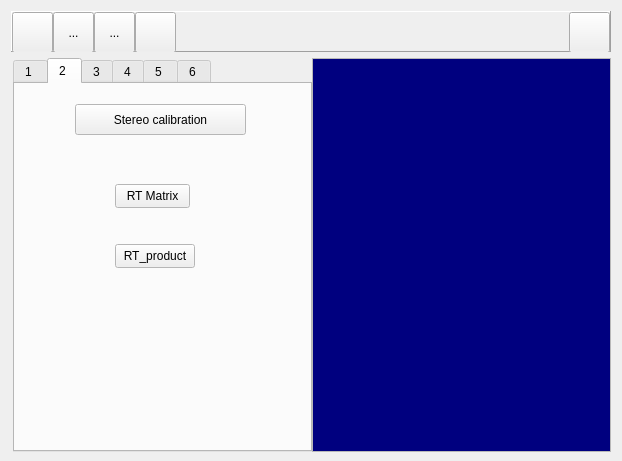
<?xml version="1.0" encoding="UTF-8"?>
<ui version="4.0">
 <class>MainFrame</class>
 <widget class="QDialog" name="MainFrame">
  <property name="geometry">
   <rect>
    <x>0</x>
    <y>0</y>
    <width>622</width>
    <height>461</height>
   </rect>
  </property>
  <property name="sizePolicy">
   <sizepolicy hsizetype="Preferred" vsizetype="Minimum">
    <horstretch>0</horstretch>
    <verstretch>0</verstretch>
   </sizepolicy>
  </property>
  <property name="minimumSize">
   <size>
    <width>0</width>
    <height>461</height>
   </size>
  </property>
  <property name="windowTitle">
   <string>Homeworks</string>
  </property>
  <property name="modal">
   <bool>false</bool>
  </property>
  <layout class="QVBoxLayout" name="verticalLayout">
   <item>
    <widget class="QFrame" name="frame">
     <property name="sizePolicy">
      <sizepolicy hsizetype="Preferred" vsizetype="Fixed">
       <horstretch>0</horstretch>
       <verstretch>0</verstretch>
      </sizepolicy>
     </property>
     <property name="minimumSize">
      <size>
       <width>0</width>
       <height>41</height>
      </size>
     </property>
     <property name="maximumSize">
      <size>
       <width>16777215</width>
       <height>41</height>
      </size>
     </property>
     <property name="frameShape">
      <enum>QFrame::Panel</enum>
     </property>
     <property name="frameShadow">
      <enum>QFrame::Raised</enum>
     </property>
     <layout class="QHBoxLayout" name="horizontalLayout_3">
      <property name="spacing">
       <number>0</number>
      </property>
      <property name="leftMargin">
       <number>0</number>
      </property>
      <property name="topMargin">
       <number>0</number>
      </property>
      <property name="rightMargin">
       <number>0</number>
      </property>
      <property name="bottomMargin">
       <number>0</number>
      </property>
      <item>
       <widget class="QToolButton" name="buttonOpen">
        <property name="enabled">
         <bool>true</bool>
        </property>
        <property name="sizePolicy">
         <sizepolicy hsizetype="Minimum" vsizetype="Minimum">
          <horstretch>0</horstretch>
          <verstretch>0</verstretch>
         </sizepolicy>
        </property>
        <property name="minimumSize">
         <size>
          <width>41</width>
          <height>41</height>
         </size>
        </property>
        <property name="maximumSize">
         <size>
          <width>41</width>
          <height>41</height>
         </size>
        </property>
        <property name="toolTip">
         <string>open an image file</string>
        </property>
        <property name="layoutDirection">
         <enum>Qt::LeftToRight</enum>
        </property>
        <property name="autoFillBackground">
         <bool>false</bool>
        </property>
        <property name="text">
         <string/>
        </property>
        <property name="icon">
         <iconset resource="images/mainframe.qrc">
          <normaloff>:/open.png</normaloff>:/open.png</iconset>
        </property>
        <property name="iconSize">
         <size>
          <width>41</width>
          <height>41</height>
         </size>
        </property>
        <property name="checkable">
         <bool>false</bool>
        </property>
        <property name="autoRepeat">
         <bool>false</bool>
        </property>
        <property name="autoExclusive">
         <bool>false</bool>
        </property>
        <property name="popupMode">
         <enum>QToolButton::DelayedPopup</enum>
        </property>
        <property name="toolButtonStyle">
         <enum>Qt::ToolButtonIconOnly</enum>
        </property>
        <property name="autoRaise">
         <bool>false</bool>
        </property>
       </widget>
      </item>
      <item>
       <widget class="QToolButton" name="toolButton_2">
        <property name="sizePolicy">
         <sizepolicy hsizetype="Minimum" vsizetype="Minimum">
          <horstretch>0</horstretch>
          <verstretch>0</verstretch>
         </sizepolicy>
        </property>
        <property name="minimumSize">
         <size>
          <width>41</width>
          <height>41</height>
         </size>
        </property>
        <property name="maximumSize">
         <size>
          <width>41</width>
          <height>41</height>
         </size>
        </property>
        <property name="text">
         <string>...</string>
        </property>
       </widget>
      </item>
      <item>
       <widget class="QToolButton" name="toolButton_3">
        <property name="sizePolicy">
         <sizepolicy hsizetype="Minimum" vsizetype="Minimum">
          <horstretch>0</horstretch>
          <verstretch>0</verstretch>
         </sizepolicy>
        </property>
        <property name="minimumSize">
         <size>
          <width>41</width>
          <height>41</height>
         </size>
        </property>
        <property name="maximumSize">
         <size>
          <width>41</width>
          <height>41</height>
         </size>
        </property>
        <property name="text">
         <string>...</string>
        </property>
       </widget>
      </item>
      <item>
       <widget class="QToolButton" name="buttonDeleteContents">
        <property name="sizePolicy">
         <sizepolicy hsizetype="Minimum" vsizetype="Minimum">
          <horstretch>0</horstretch>
          <verstretch>0</verstretch>
         </sizepolicy>
        </property>
        <property name="minimumSize">
         <size>
          <width>41</width>
          <height>41</height>
         </size>
        </property>
        <property name="maximumSize">
         <size>
          <width>41</width>
          <height>41</height>
         </size>
        </property>
        <property name="toolTip">
         <string>close all forms</string>
        </property>
        <property name="autoFillBackground">
         <bool>false</bool>
        </property>
        <property name="text">
         <string/>
        </property>
        <property name="icon">
         <iconset resource="images/mainframe.qrc">
          <normaloff>:/1-21.png</normaloff>:/1-21.png</iconset>
        </property>
        <property name="iconSize">
         <size>
          <width>41</width>
          <height>41</height>
         </size>
        </property>
       </widget>
      </item>
      <item>
       <spacer name="horizontalSpacer">
        <property name="orientation">
         <enum>Qt::Horizontal</enum>
        </property>
        <property name="sizeHint" stdset="0">
         <size>
          <width>40</width>
          <height>20</height>
         </size>
        </property>
       </spacer>
      </item>
      <item>
       <widget class="QToolButton" name="buttonShowList">
        <property name="sizePolicy">
         <sizepolicy hsizetype="Minimum" vsizetype="Minimum">
          <horstretch>0</horstretch>
          <verstretch>0</verstretch>
         </sizepolicy>
        </property>
        <property name="minimumSize">
         <size>
          <width>41</width>
          <height>41</height>
         </size>
        </property>
        <property name="maximumSize">
         <size>
          <width>41</width>
          <height>41</height>
         </size>
        </property>
        <property name="toolTip">
         <string>show the list view</string>
        </property>
        <property name="text">
         <string/>
        </property>
        <property name="icon">
         <iconset resource="images/mainframe.qrc">
          <normaloff>:/2-3.png</normaloff>:/2-3.png</iconset>
        </property>
        <property name="iconSize">
         <size>
          <width>82</width>
          <height>41</height>
         </size>
        </property>
       </widget>
      </item>
     </layout>
    </widget>
   </item>
   <item>
    <layout class="QHBoxLayout" name="horizontalLayout">
     <property name="spacing">
      <number>0</number>
     </property>
     <property name="leftMargin">
      <number>2</number>
     </property>
     <item>
      <widget class="QTabWidget" name="tabWidget">
       <property name="sizePolicy">
        <sizepolicy hsizetype="Fixed" vsizetype="Expanding">
         <horstretch>0</horstretch>
         <verstretch>0</verstretch>
        </sizepolicy>
       </property>
       <property name="minimumSize">
        <size>
         <width>299</width>
         <height>394</height>
        </size>
       </property>
       <property name="palette">
        <palette>
         <active>
          <colorrole role="Light">
           <brush brushstyle="SolidPattern">
            <color alpha="255">
             <red>255</red>
             <green>255</green>
             <blue>255</blue>
            </color>
           </brush>
          </colorrole>
          <colorrole role="Base">
           <brush brushstyle="SolidPattern">
            <color alpha="255">
             <red>255</red>
             <green>255</green>
             <blue>255</blue>
            </color>
           </brush>
          </colorrole>
          <colorrole role="Window">
           <brush brushstyle="SolidPattern">
            <color alpha="255">
             <red>255</red>
             <green>255</green>
             <blue>255</blue>
            </color>
           </brush>
          </colorrole>
          <colorrole role="NoRole">
           <brush brushstyle="SolidPattern">
            <color alpha="255">
             <red>255</red>
             <green>85</green>
             <blue>0</blue>
            </color>
           </brush>
          </colorrole>
         </active>
         <inactive>
          <colorrole role="Light">
           <brush brushstyle="SolidPattern">
            <color alpha="255">
             <red>255</red>
             <green>255</green>
             <blue>255</blue>
            </color>
           </brush>
          </colorrole>
          <colorrole role="Base">
           <brush brushstyle="SolidPattern">
            <color alpha="255">
             <red>255</red>
             <green>255</green>
             <blue>255</blue>
            </color>
           </brush>
          </colorrole>
          <colorrole role="Window">
           <brush brushstyle="SolidPattern">
            <color alpha="255">
             <red>255</red>
             <green>255</green>
             <blue>255</blue>
            </color>
           </brush>
          </colorrole>
          <colorrole role="NoRole">
           <brush brushstyle="SolidPattern">
            <color alpha="255">
             <red>255</red>
             <green>85</green>
             <blue>0</blue>
            </color>
           </brush>
          </colorrole>
         </inactive>
         <disabled>
          <colorrole role="Light">
           <brush brushstyle="SolidPattern">
            <color alpha="255">
             <red>255</red>
             <green>255</green>
             <blue>255</blue>
            </color>
           </brush>
          </colorrole>
          <colorrole role="Base">
           <brush brushstyle="SolidPattern">
            <color alpha="255">
             <red>255</red>
             <green>255</green>
             <blue>255</blue>
            </color>
           </brush>
          </colorrole>
          <colorrole role="Window">
           <brush brushstyle="SolidPattern">
            <color alpha="255">
             <red>255</red>
             <green>255</green>
             <blue>255</blue>
            </color>
           </brush>
          </colorrole>
          <colorrole role="NoRole">
           <brush brushstyle="SolidPattern">
            <color alpha="255">
             <red>255</red>
             <green>85</green>
             <blue>0</blue>
            </color>
           </brush>
          </colorrole>
         </disabled>
        </palette>
       </property>
       <property name="cursor">
        <cursorShape>ArrowCursor</cursorShape>
       </property>
       <property name="autoFillBackground">
        <bool>false</bool>
       </property>
       <property name="tabPosition">
        <enum>QTabWidget::North</enum>
       </property>
       <property name="tabShape">
        <enum>QTabWidget::Rounded</enum>
       </property>
       <property name="currentIndex">
        <number>1</number>
       </property>
       <property name="iconSize">
        <size>
         <width>31</width>
         <height>31</height>
        </size>
       </property>
       <property name="elideMode">
        <enum>Qt::ElideMiddle</enum>
       </property>
       <widget class="QWidget" name="tab_1">
        <attribute name="title">
         <string>1 </string>
        </attribute>
        <widget class="QPushButton" name="calib_btn">
         <property name="geometry">
          <rect>
           <x>60</x>
           <y>20</y>
           <width>171</width>
           <height>31</height>
          </rect>
         </property>
         <property name="text">
          <string>Zhang's calibration</string>
         </property>
        </widget>
        <widget class="QLabel" name="labelA">
         <property name="geometry">
          <rect>
           <x>10</x>
           <y>80</y>
           <width>31</width>
           <height>21</height>
          </rect>
         </property>
         <property name="text">
          <string>mA:</string>
         </property>
        </widget>
        <widget class="QTextEdit" name="textAlpha">
         <property name="geometry">
          <rect>
           <x>50</x>
           <y>80</y>
           <width>81</width>
           <height>31</height>
          </rect>
         </property>
         <property name="html">
          <string>&lt;!DOCTYPE HTML PUBLIC &quot;-//W3C//DTD HTML 4.0//EN&quot; &quot;http://www.w3.org/TR/REC-html40/strict.dtd&quot;&gt;
&lt;html&gt;&lt;head&gt;&lt;meta name=&quot;qrichtext&quot; content=&quot;1&quot; /&gt;&lt;meta charset=&quot;utf-8&quot; /&gt;&lt;style type=&quot;text/css&quot;&gt;
p, li { white-space: pre-wrap; }
hr { height: 1px; border-width: 0; }
li.unchecked::marker { content: &quot;\2610&quot;; }
li.checked::marker { content: &quot;\2612&quot;; }
&lt;/style&gt;&lt;/head&gt;&lt;body style=&quot; font-family:'맑은 고딕'; font-size:9pt; font-weight:400; font-style:normal;&quot;&gt;
&lt;p style=&quot; margin-top:0px; margin-bottom:0px; margin-left:0px; margin-right:0px; -qt-block-indent:0; text-indent:0px;&quot;&gt;alpha&lt;/p&gt;&lt;/body&gt;&lt;/html&gt;</string>
         </property>
        </widget>
        <widget class="QTextEdit" name="textGamma">
         <property name="geometry">
          <rect>
           <x>130</x>
           <y>80</y>
           <width>81</width>
           <height>31</height>
          </rect>
         </property>
         <property name="html">
          <string>&lt;!DOCTYPE HTML PUBLIC &quot;-//W3C//DTD HTML 4.0//EN&quot; &quot;http://www.w3.org/TR/REC-html40/strict.dtd&quot;&gt;
&lt;html&gt;&lt;head&gt;&lt;meta name=&quot;qrichtext&quot; content=&quot;1&quot; /&gt;&lt;meta charset=&quot;utf-8&quot; /&gt;&lt;style type=&quot;text/css&quot;&gt;
p, li { white-space: pre-wrap; }
hr { height: 1px; border-width: 0; }
li.unchecked::marker { content: &quot;\2610&quot;; }
li.checked::marker { content: &quot;\2612&quot;; }
&lt;/style&gt;&lt;/head&gt;&lt;body style=&quot; font-family:'맑은 고딕'; font-size:9pt; font-weight:400; font-style:normal;&quot;&gt;
&lt;p style=&quot; margin-top:0px; margin-bottom:0px; margin-left:0px; margin-right:0px; -qt-block-indent:0; text-indent:0px;&quot;&gt;0.0&lt;/p&gt;&lt;/body&gt;&lt;/html&gt;</string>
         </property>
        </widget>
        <widget class="QTextEdit" name="textU0">
         <property name="geometry">
          <rect>
           <x>210</x>
           <y>80</y>
           <width>81</width>
           <height>31</height>
          </rect>
         </property>
         <property name="html">
          <string>&lt;!DOCTYPE HTML PUBLIC &quot;-//W3C//DTD HTML 4.0//EN&quot; &quot;http://www.w3.org/TR/REC-html40/strict.dtd&quot;&gt;
&lt;html&gt;&lt;head&gt;&lt;meta name=&quot;qrichtext&quot; content=&quot;1&quot; /&gt;&lt;meta charset=&quot;utf-8&quot; /&gt;&lt;style type=&quot;text/css&quot;&gt;
p, li { white-space: pre-wrap; }
hr { height: 1px; border-width: 0; }
li.unchecked::marker { content: &quot;\2610&quot;; }
li.checked::marker { content: &quot;\2612&quot;; }
&lt;/style&gt;&lt;/head&gt;&lt;body style=&quot; font-family:'맑은 고딕'; font-size:9pt; font-weight:400; font-style:normal;&quot;&gt;
&lt;p style=&quot; margin-top:0px; margin-bottom:0px; margin-left:0px; margin-right:0px; -qt-block-indent:0; text-indent:0px;&quot;&gt;u0&lt;/p&gt;&lt;/body&gt;&lt;/html&gt;</string>
         </property>
        </widget>
        <widget class="QTextEdit" name="text_10">
         <property name="geometry">
          <rect>
           <x>50</x>
           <y>120</y>
           <width>81</width>
           <height>31</height>
          </rect>
         </property>
         <property name="html">
          <string>&lt;!DOCTYPE HTML PUBLIC &quot;-//W3C//DTD HTML 4.0//EN&quot; &quot;http://www.w3.org/TR/REC-html40/strict.dtd&quot;&gt;
&lt;html&gt;&lt;head&gt;&lt;meta name=&quot;qrichtext&quot; content=&quot;1&quot; /&gt;&lt;meta charset=&quot;utf-8&quot; /&gt;&lt;style type=&quot;text/css&quot;&gt;
p, li { white-space: pre-wrap; }
hr { height: 1px; border-width: 0; }
li.unchecked::marker { content: &quot;\2610&quot;; }
li.checked::marker { content: &quot;\2612&quot;; }
&lt;/style&gt;&lt;/head&gt;&lt;body style=&quot; font-family:'맑은 고딕'; font-size:9pt; font-weight:400; font-style:normal;&quot;&gt;
&lt;p style=&quot; margin-top:0px; margin-bottom:0px; margin-left:0px; margin-right:0px; -qt-block-indent:0; text-indent:0px;&quot;&gt;0.0&lt;/p&gt;&lt;/body&gt;&lt;/html&gt;</string>
         </property>
        </widget>
        <widget class="QTextEdit" name="textBeta">
         <property name="geometry">
          <rect>
           <x>130</x>
           <y>120</y>
           <width>81</width>
           <height>31</height>
          </rect>
         </property>
         <property name="html">
          <string>&lt;!DOCTYPE HTML PUBLIC &quot;-//W3C//DTD HTML 4.0//EN&quot; &quot;http://www.w3.org/TR/REC-html40/strict.dtd&quot;&gt;
&lt;html&gt;&lt;head&gt;&lt;meta name=&quot;qrichtext&quot; content=&quot;1&quot; /&gt;&lt;meta charset=&quot;utf-8&quot; /&gt;&lt;style type=&quot;text/css&quot;&gt;
p, li { white-space: pre-wrap; }
hr { height: 1px; border-width: 0; }
li.unchecked::marker { content: &quot;\2610&quot;; }
li.checked::marker { content: &quot;\2612&quot;; }
&lt;/style&gt;&lt;/head&gt;&lt;body style=&quot; font-family:'맑은 고딕'; font-size:9pt; font-weight:400; font-style:normal;&quot;&gt;
&lt;p style=&quot; margin-top:0px; margin-bottom:0px; margin-left:0px; margin-right:0px; -qt-block-indent:0; text-indent:0px;&quot;&gt;beta&lt;/p&gt;&lt;/body&gt;&lt;/html&gt;</string>
         </property>
        </widget>
        <widget class="QTextEdit" name="textV0">
         <property name="geometry">
          <rect>
           <x>210</x>
           <y>120</y>
           <width>81</width>
           <height>31</height>
          </rect>
         </property>
         <property name="html">
          <string>&lt;!DOCTYPE HTML PUBLIC &quot;-//W3C//DTD HTML 4.0//EN&quot; &quot;http://www.w3.org/TR/REC-html40/strict.dtd&quot;&gt;
&lt;html&gt;&lt;head&gt;&lt;meta name=&quot;qrichtext&quot; content=&quot;1&quot; /&gt;&lt;meta charset=&quot;utf-8&quot; /&gt;&lt;style type=&quot;text/css&quot;&gt;
p, li { white-space: pre-wrap; }
hr { height: 1px; border-width: 0; }
li.unchecked::marker { content: &quot;\2610&quot;; }
li.checked::marker { content: &quot;\2612&quot;; }
&lt;/style&gt;&lt;/head&gt;&lt;body style=&quot; font-family:'맑은 고딕'; font-size:9pt; font-weight:400; font-style:normal;&quot;&gt;
&lt;p style=&quot; margin-top:0px; margin-bottom:0px; margin-left:0px; margin-right:0px; -qt-block-indent:0; text-indent:0px;&quot;&gt;v0&lt;/p&gt;&lt;/body&gt;&lt;/html&gt;</string>
         </property>
        </widget>
        <widget class="QTextEdit" name="text_20">
         <property name="geometry">
          <rect>
           <x>50</x>
           <y>160</y>
           <width>81</width>
           <height>31</height>
          </rect>
         </property>
         <property name="html">
          <string>&lt;!DOCTYPE HTML PUBLIC &quot;-//W3C//DTD HTML 4.0//EN&quot; &quot;http://www.w3.org/TR/REC-html40/strict.dtd&quot;&gt;
&lt;html&gt;&lt;head&gt;&lt;meta name=&quot;qrichtext&quot; content=&quot;1&quot; /&gt;&lt;meta charset=&quot;utf-8&quot; /&gt;&lt;style type=&quot;text/css&quot;&gt;
p, li { white-space: pre-wrap; }
hr { height: 1px; border-width: 0; }
li.unchecked::marker { content: &quot;\2610&quot;; }
li.checked::marker { content: &quot;\2612&quot;; }
&lt;/style&gt;&lt;/head&gt;&lt;body style=&quot; font-family:'맑은 고딕'; font-size:9pt; font-weight:400; font-style:normal;&quot;&gt;
&lt;p style=&quot; margin-top:0px; margin-bottom:0px; margin-left:0px; margin-right:0px; -qt-block-indent:0; text-indent:0px;&quot;&gt;0.0&lt;/p&gt;&lt;/body&gt;&lt;/html&gt;</string>
         </property>
        </widget>
        <widget class="QTextEdit" name="text_21">
         <property name="geometry">
          <rect>
           <x>130</x>
           <y>160</y>
           <width>81</width>
           <height>31</height>
          </rect>
         </property>
         <property name="html">
          <string>&lt;!DOCTYPE HTML PUBLIC &quot;-//W3C//DTD HTML 4.0//EN&quot; &quot;http://www.w3.org/TR/REC-html40/strict.dtd&quot;&gt;
&lt;html&gt;&lt;head&gt;&lt;meta name=&quot;qrichtext&quot; content=&quot;1&quot; /&gt;&lt;meta charset=&quot;utf-8&quot; /&gt;&lt;style type=&quot;text/css&quot;&gt;
p, li { white-space: pre-wrap; }
hr { height: 1px; border-width: 0; }
li.unchecked::marker { content: &quot;\2610&quot;; }
li.checked::marker { content: &quot;\2612&quot;; }
&lt;/style&gt;&lt;/head&gt;&lt;body style=&quot; font-family:'맑은 고딕'; font-size:9pt; font-weight:400; font-style:normal;&quot;&gt;
&lt;p style=&quot; margin-top:0px; margin-bottom:0px; margin-left:0px; margin-right:0px; -qt-block-indent:0; text-indent:0px;&quot;&gt;0.0&lt;/p&gt;&lt;/body&gt;&lt;/html&gt;</string>
         </property>
        </widget>
        <widget class="QTextEdit" name="text_22">
         <property name="geometry">
          <rect>
           <x>210</x>
           <y>160</y>
           <width>81</width>
           <height>31</height>
          </rect>
         </property>
         <property name="html">
          <string>&lt;!DOCTYPE HTML PUBLIC &quot;-//W3C//DTD HTML 4.0//EN&quot; &quot;http://www.w3.org/TR/REC-html40/strict.dtd&quot;&gt;
&lt;html&gt;&lt;head&gt;&lt;meta name=&quot;qrichtext&quot; content=&quot;1&quot; /&gt;&lt;meta charset=&quot;utf-8&quot; /&gt;&lt;style type=&quot;text/css&quot;&gt;
p, li { white-space: pre-wrap; }
hr { height: 1px; border-width: 0; }
li.unchecked::marker { content: &quot;\2610&quot;; }
li.checked::marker { content: &quot;\2612&quot;; }
&lt;/style&gt;&lt;/head&gt;&lt;body style=&quot; font-family:'맑은 고딕'; font-size:9pt; font-weight:400; font-style:normal;&quot;&gt;
&lt;p style=&quot; margin-top:0px; margin-bottom:0px; margin-left:0px; margin-right:0px; -qt-block-indent:0; text-indent:0px;&quot;&gt;1.0&lt;/p&gt;&lt;/body&gt;&lt;/html&gt;</string>
         </property>
        </widget>
        <widget class="QLabel" name="label">
         <property name="geometry">
          <rect>
           <x>10</x>
           <y>290</y>
           <width>41</width>
           <height>31</height>
          </rect>
         </property>
         <property name="text">
          <string>Error:</string>
         </property>
        </widget>
        <widget class="QTextEdit" name="textError">
         <property name="geometry">
          <rect>
           <x>50</x>
           <y>290</y>
           <width>81</width>
           <height>31</height>
          </rect>
         </property>
         <property name="html">
          <string>&lt;!DOCTYPE HTML PUBLIC &quot;-//W3C//DTD HTML 4.0//EN&quot; &quot;http://www.w3.org/TR/REC-html40/strict.dtd&quot;&gt;
&lt;html&gt;&lt;head&gt;&lt;meta name=&quot;qrichtext&quot; content=&quot;1&quot; /&gt;&lt;meta charset=&quot;utf-8&quot; /&gt;&lt;style type=&quot;text/css&quot;&gt;
p, li { white-space: pre-wrap; }
hr { height: 1px; border-width: 0; }
li.unchecked::marker { content: &quot;\2610&quot;; }
li.checked::marker { content: &quot;\2612&quot;; }
&lt;/style&gt;&lt;/head&gt;&lt;body style=&quot; font-family:'맑은 고딕'; font-size:9pt; font-weight:400; font-style:normal;&quot;&gt;
&lt;p style=&quot; margin-top:0px; margin-bottom:0px; margin-left:0px; margin-right:0px; -qt-block-indent:0; text-indent:0px;&quot;&gt;0.0&lt;/p&gt;&lt;/body&gt;&lt;/html&gt;</string>
         </property>
        </widget>
        <widget class="QLabel" name="label_2">
         <property name="geometry">
          <rect>
           <x>10</x>
           <y>210</y>
           <width>161</width>
           <height>21</height>
          </rect>
         </property>
         <property name="text">
          <string>Distortion parameters:</string>
         </property>
        </widget>
        <widget class="QTextEdit" name="textK1">
         <property name="geometry">
          <rect>
           <x>50</x>
           <y>230</y>
           <width>81</width>
           <height>31</height>
          </rect>
         </property>
         <property name="html">
          <string>&lt;!DOCTYPE HTML PUBLIC &quot;-//W3C//DTD HTML 4.0//EN&quot; &quot;http://www.w3.org/TR/REC-html40/strict.dtd&quot;&gt;
&lt;html&gt;&lt;head&gt;&lt;meta name=&quot;qrichtext&quot; content=&quot;1&quot; /&gt;&lt;meta charset=&quot;utf-8&quot; /&gt;&lt;style type=&quot;text/css&quot;&gt;
p, li { white-space: pre-wrap; }
hr { height: 1px; border-width: 0; }
li.unchecked::marker { content: &quot;\2610&quot;; }
li.checked::marker { content: &quot;\2612&quot;; }
&lt;/style&gt;&lt;/head&gt;&lt;body style=&quot; font-family:'맑은 고딕'; font-size:9pt; font-weight:400; font-style:normal;&quot;&gt;
&lt;p style=&quot; margin-top:0px; margin-bottom:0px; margin-left:0px; margin-right:0px; -qt-block-indent:0; text-indent:0px;&quot;&gt;k1&lt;/p&gt;&lt;/body&gt;&lt;/html&gt;</string>
         </property>
        </widget>
        <widget class="QTextEdit" name="textK2">
         <property name="geometry">
          <rect>
           <x>130</x>
           <y>230</y>
           <width>81</width>
           <height>31</height>
          </rect>
         </property>
         <property name="html">
          <string>&lt;!DOCTYPE HTML PUBLIC &quot;-//W3C//DTD HTML 4.0//EN&quot; &quot;http://www.w3.org/TR/REC-html40/strict.dtd&quot;&gt;
&lt;html&gt;&lt;head&gt;&lt;meta name=&quot;qrichtext&quot; content=&quot;1&quot; /&gt;&lt;meta charset=&quot;utf-8&quot; /&gt;&lt;style type=&quot;text/css&quot;&gt;
p, li { white-space: pre-wrap; }
hr { height: 1px; border-width: 0; }
li.unchecked::marker { content: &quot;\2610&quot;; }
li.checked::marker { content: &quot;\2612&quot;; }
&lt;/style&gt;&lt;/head&gt;&lt;body style=&quot; font-family:'맑은 고딕'; font-size:9pt; font-weight:400; font-style:normal;&quot;&gt;
&lt;p style=&quot; margin-top:0px; margin-bottom:0px; margin-left:0px; margin-right:0px; -qt-block-indent:0; text-indent:0px;&quot;&gt;k2&lt;/p&gt;&lt;/body&gt;&lt;/html&gt;</string>
         </property>
        </widget>
       </widget>
       <widget class="QWidget" name="tab_2">
        <attribute name="title">
         <string>2 </string>
        </attribute>
        <widget class="QPushButton" name="pushStereoCalib">
         <property name="geometry">
          <rect>
           <x>60</x>
           <y>20</y>
           <width>171</width>
           <height>31</height>
          </rect>
         </property>
         <property name="text">
          <string>Stereo calibration</string>
         </property>
        </widget>
        <widget class="QPushButton" name="pushRtMatrix">
         <property name="geometry">
          <rect>
           <x>100</x>
           <y>100</y>
           <width>75</width>
           <height>24</height>
          </rect>
         </property>
         <property name="text">
          <string>RT Matrix</string>
         </property>
        </widget>
        <widget class="QPushButton" name="RT_product">
         <property name="geometry">
          <rect>
           <x>100</x>
           <y>160</y>
           <width>80</width>
           <height>24</height>
          </rect>
         </property>
         <property name="text">
          <string>RT_product</string>
         </property>
        </widget>
       </widget>
       <widget class="QWidget" name="tab_3">
        <attribute name="title">
         <string>3</string>
        </attribute>
       </widget>
       <widget class="QWidget" name="tab">
        <attribute name="title">
         <string>4</string>
        </attribute>
       </widget>
       <widget class="QWidget" name="tab_4">
        <attribute name="title">
         <string>5 </string>
        </attribute>
       </widget>
       <widget class="QWidget" name="tab_5">
        <attribute name="title">
         <string>6 </string>
        </attribute>
       </widget>
      </widget>
     </item>
     <item>
      <widget class="QListWidget" name="listWidget">
       <property name="sizePolicy">
        <sizepolicy hsizetype="Ignored" vsizetype="Minimum">
         <horstretch>0</horstretch>
         <verstretch>0</verstretch>
        </sizepolicy>
       </property>
       <property name="minimumSize">
        <size>
         <width>0</width>
         <height>394</height>
        </size>
       </property>
       <property name="palette">
        <palette>
         <active>
          <colorrole role="WindowText">
           <brush brushstyle="SolidPattern">
            <color alpha="255">
             <red>255</red>
             <green>255</green>
             <blue>0</blue>
            </color>
           </brush>
          </colorrole>
          <colorrole role="Text">
           <brush brushstyle="SolidPattern">
            <color alpha="255">
             <red>255</red>
             <green>255</green>
             <blue>255</blue>
            </color>
           </brush>
          </colorrole>
          <colorrole role="Base">
           <brush brushstyle="SolidPattern">
            <color alpha="255">
             <red>0</red>
             <green>0</green>
             <blue>127</blue>
            </color>
           </brush>
          </colorrole>
         </active>
         <inactive>
          <colorrole role="WindowText">
           <brush brushstyle="SolidPattern">
            <color alpha="255">
             <red>255</red>
             <green>255</green>
             <blue>0</blue>
            </color>
           </brush>
          </colorrole>
          <colorrole role="Text">
           <brush brushstyle="SolidPattern">
            <color alpha="255">
             <red>255</red>
             <green>255</green>
             <blue>255</blue>
            </color>
           </brush>
          </colorrole>
          <colorrole role="Base">
           <brush brushstyle="SolidPattern">
            <color alpha="255">
             <red>0</red>
             <green>0</green>
             <blue>127</blue>
            </color>
           </brush>
          </colorrole>
         </inactive>
         <disabled>
          <colorrole role="WindowText">
           <brush brushstyle="SolidPattern">
            <color alpha="255">
             <red>120</red>
             <green>120</green>
             <blue>120</blue>
            </color>
           </brush>
          </colorrole>
          <colorrole role="Text">
           <brush brushstyle="SolidPattern">
            <color alpha="255">
             <red>120</red>
             <green>120</green>
             <blue>120</blue>
            </color>
           </brush>
          </colorrole>
          <colorrole role="Base">
           <brush brushstyle="SolidPattern">
            <color alpha="255">
             <red>240</red>
             <green>240</green>
             <blue>240</blue>
            </color>
           </brush>
          </colorrole>
         </disabled>
        </palette>
       </property>
       <property name="font">
        <font>
         <pointsize>10</pointsize>
        </font>
       </property>
      </widget>
     </item>
    </layout>
   </item>
  </layout>
 </widget>
 <layoutdefault spacing="6" margin="11"/>
 <resources>
  <include location="images/mainframe.qrc"/>
 </resources>
 <connections/>
</ui>
